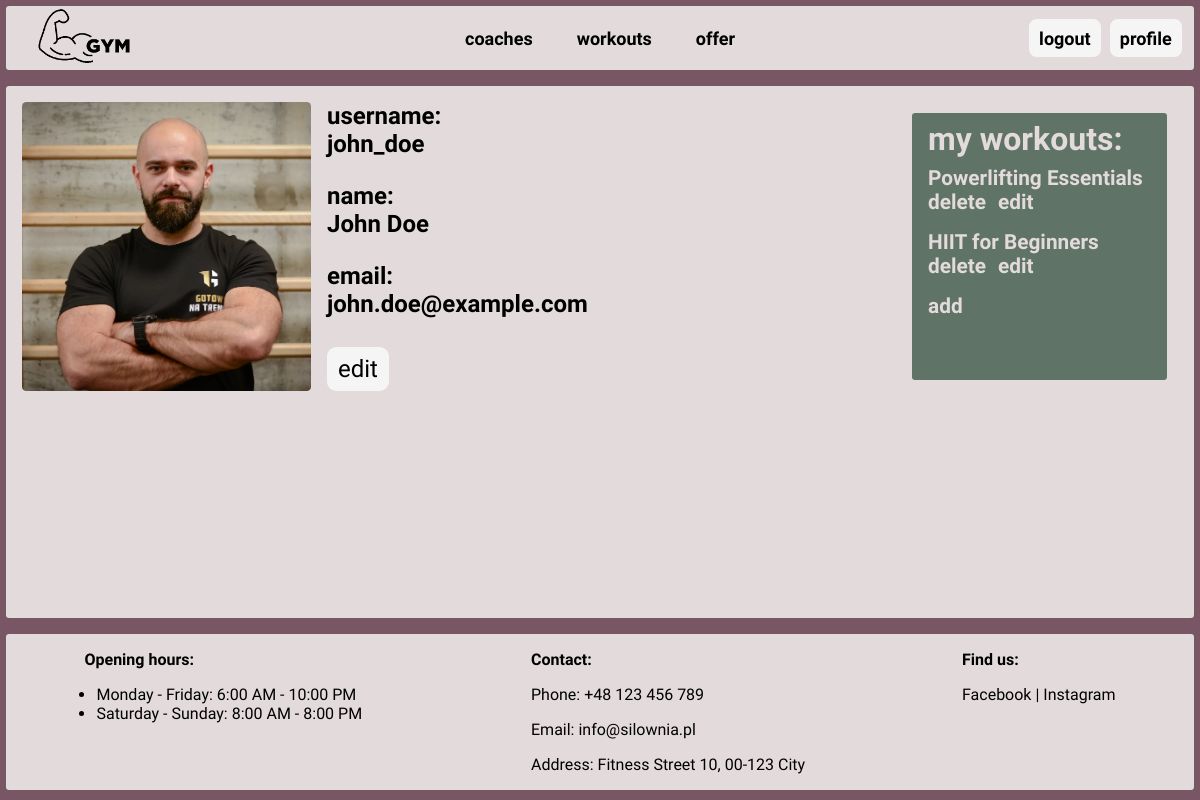
The page /users/my_profile/ (signed in) on the database its author committed.
### users/models.py (models this page shows)
class User(AbstractUser):
    is_coach = models.BooleanField()
    profile_picture = models.ImageField(upload_to='profile_pictures/',
                                        default='profile_pictures/default.png')
    gender = models.CharField(
        choices=[('M', 'Male'),
                 ('F', 'Female')],
        max_length=1)

### workout/models.py (models this page shows)
class Workout(models.Model):
    name = models.CharField(max_length=100)
    coach = models.ForeignKey(User, on_delete=models.CASCADE, related_name='coach_workouts')
    client = models.ManyToManyField(User, related_name='client_workouts')
    description = models.TextField()
    target = models.CharField(max_length=50)
    start_time = models.TimeField(null=True)
    end_time = models.TimeField(null=True)
    max_participants = models.IntegerField()
    class Difficulty(models.TextChoices):
        BEGINNER = 'beginner', 'Beginner'
        INTERMEDIATE = 'intermediate', 'Intermediate'
        ADVANCED = 'advanced', 'Advanced'
    difficulty = models.CharField(
        max_length=20,
        choices=Difficulty.choices,
        null=True,
    )
    class Weekdays(models.TextChoices):
        MONDAY = 'monday', 'Monday'
        TUESDAY = 'tuesday', 'Tuesday'
        WEDNESDAY = 'wednesday', 'Wednesday'
        THURSDAY = 'thursday', 'Thursday'
        FRIDAY = 'friday', 'Friday'
        SATURDAY = 'saturday', 'Saturday'
        SUNDAY = 'sunday', 'Sunday'
    day = models.CharField(
        choices=Weekdays.choices,
        max_length=10,
        null=True,
    )
    class Status(models.TextChoices):
        ACTIVE = 'active', 'Active'
        INACTIVE = 'inactive', 'Inactive'
    status = models.CharField(
        choices=Status.choices,
        default=Status.ACTIVE,
        max_length=10,
    )

### users/views.py (the view)
# urls.py: path("my_profile/", views.current_profile, name="current_profile"),
@login_required
def current_profile(request):
    user = request.user
    context = {
        'user': user
    }
    if user.is_coach:
        workouts = Workout.objects.filter(coach=user).filter(status='active')
        context['workouts'] = workouts
        return render(request, 'users/coach_profile.html', context)
    else:
        workouts = Workout.objects.filter(client=user)
        context['workouts'] = workouts
        return render(request, 'users/user_profile.html', context)

### users/templates/users/coach_profile.html
{% extends 'core/index.html' %}
{% block content %}
<div id="profile-cont">
    {%include 'users/user_info.html'%}
    <div class="profile-info-cont" id="profile-info-cont-coach">
       <h2>my workouts:</h2>
        {% for workout in workouts %}
        <div class="workout-buttons">
            <a href="{% url 'workout:details_workout' workout.id%}" >{{workout.name}} <br></a>
            <a href="{% url 'workout:delete_workout'%}?workout_id={{workout.id}}">delete</a>
            <a href="{%url 'workout:edit_workout'%}?workout_id={{workout.id}}">edit</a>
        </div>
        {% endfor %}
        <a href="{% url 'workout:add_workout'%}">add</a>
    </div>
</div>
{% endblock %}

### users/templates/users/user_info.html
{% block user_info %}
<div id="user-info-cont">
    <img alt="profile_picture" src="{{ user.profile_picture.url }}" >
    <div id="user-info-par">
        <div>
            <h1>username: <br>{{ user.username }}</h1>
            <h1>name: <br>{{ user.first_name }} {{ user.last_name}}</h1>
            <h1>email: <br>{{ user.email }}</h1>
        </div>
        <a href="{% url 'users:edit' %}">edit</a>
    </div>
</div>
{%endblock%}

### core/static/styles.css (style rules this page uses)
body { font-family: "Raleway", serif; font-optical-sizing: auto; font-style: normal; background: #795663; display: flex; flex-direction: column; align-items: center; margin: 0.5vw 0.5vw; height: 98vh; box-sizing: border-box; }
a { transition: background-color 0.3s ease, color 0.3s ease; }
a { text-decoration: none; color: black; }
#user-info-cont { display: flex; }
#user-info-cont h1 { font-weight: 600; margin: 0 0 1.5rem 0; font-size: 1.5rem; }
#user-info-cont img { margin-right: 1rem; width: 50%; border-radius: 1.5%; object-fit: contain; }
#user-info-par { display: flex; justify-content: space-between; flex-direction: column; align-items: flex-start; }
#user-info-par a { background: whitesmoke; border: 0.2rem solid whitesmoke; border-radius: 0.6rem; transition: background-color 0.3s ease, color 0.3s ease; padding: 0.3rem 0.5rem; font-size: 1.5rem; font-weight: 500; text-align: center; }
#profile-cont { padding: 1rem; display: grid; grid-template-columns: 1fr 1fr; }
.profile-info-cont { background-color: #5F7367; color: #E3DBDB; margin: 0.7rem; padding: 0.2rem 0.5rem 1rem 0.5rem; border-radius: 0.2rem; }
#profile-info-cont-coach { justify-self: end; padding-left: 1rem; padding-right: 1rem; }
.workout-buttons { margin-bottom: 1rem; }
.workout-buttons a { margin-right: 0.5rem; }
#profile-info-cont-coach h2 { margin-bottom: 0.5rem; }
.profile-info-cont h2 { margin: 0.2rem 0 0 0; font-size: 2rem; }
.profile-info-cont a { color: #E3DBDB; transition: color 0.3s ease; font-weight: 600; font-size: 1.3rem; }

### rows shown on the page
User: profile_picture (picture), username "john_doe", first_name "John", last_name "Doe", email "john.doe@example.com"
Workout: name "Powerlifting Essentials"
Workout: name "HIIT for Beginners"
